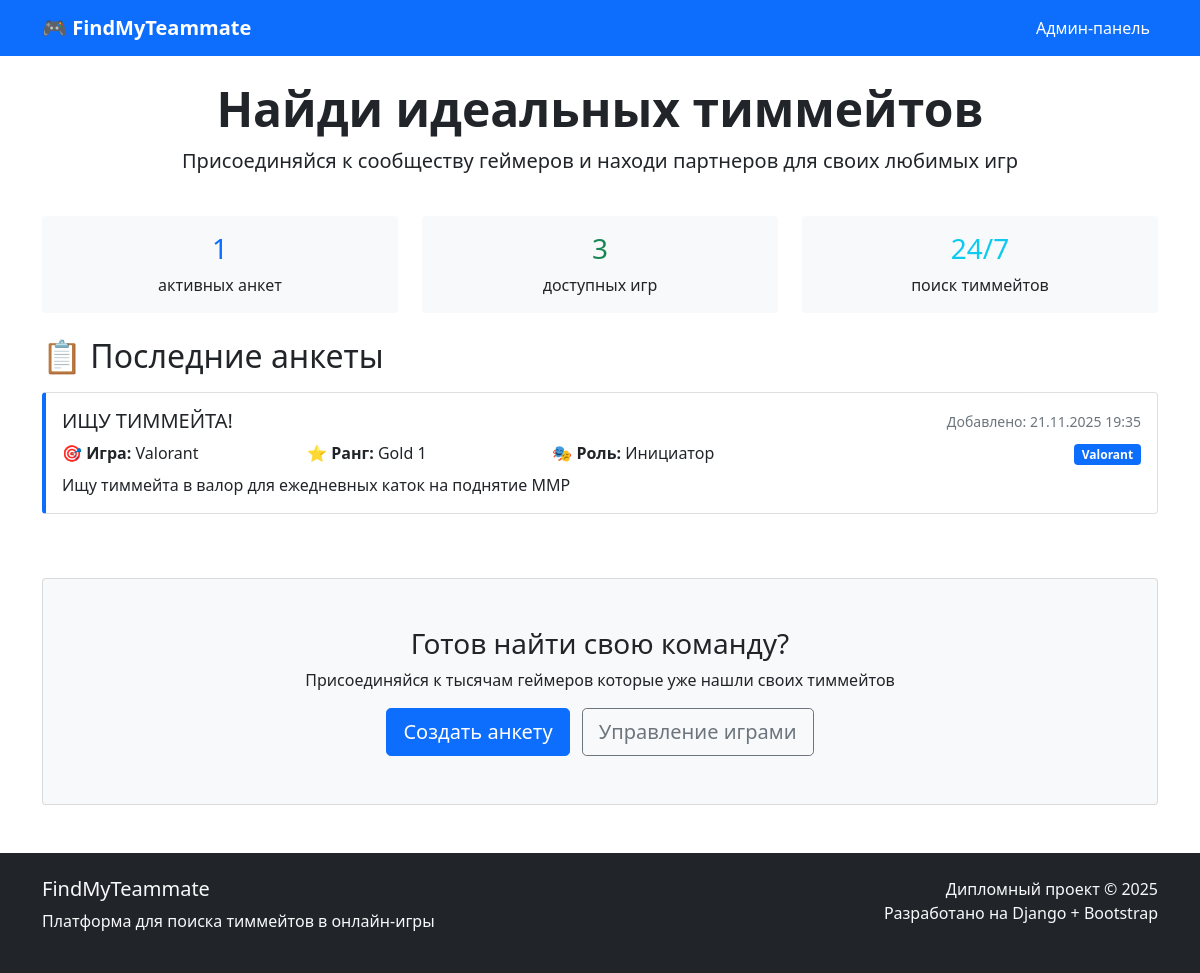
Before: / with the older database file.
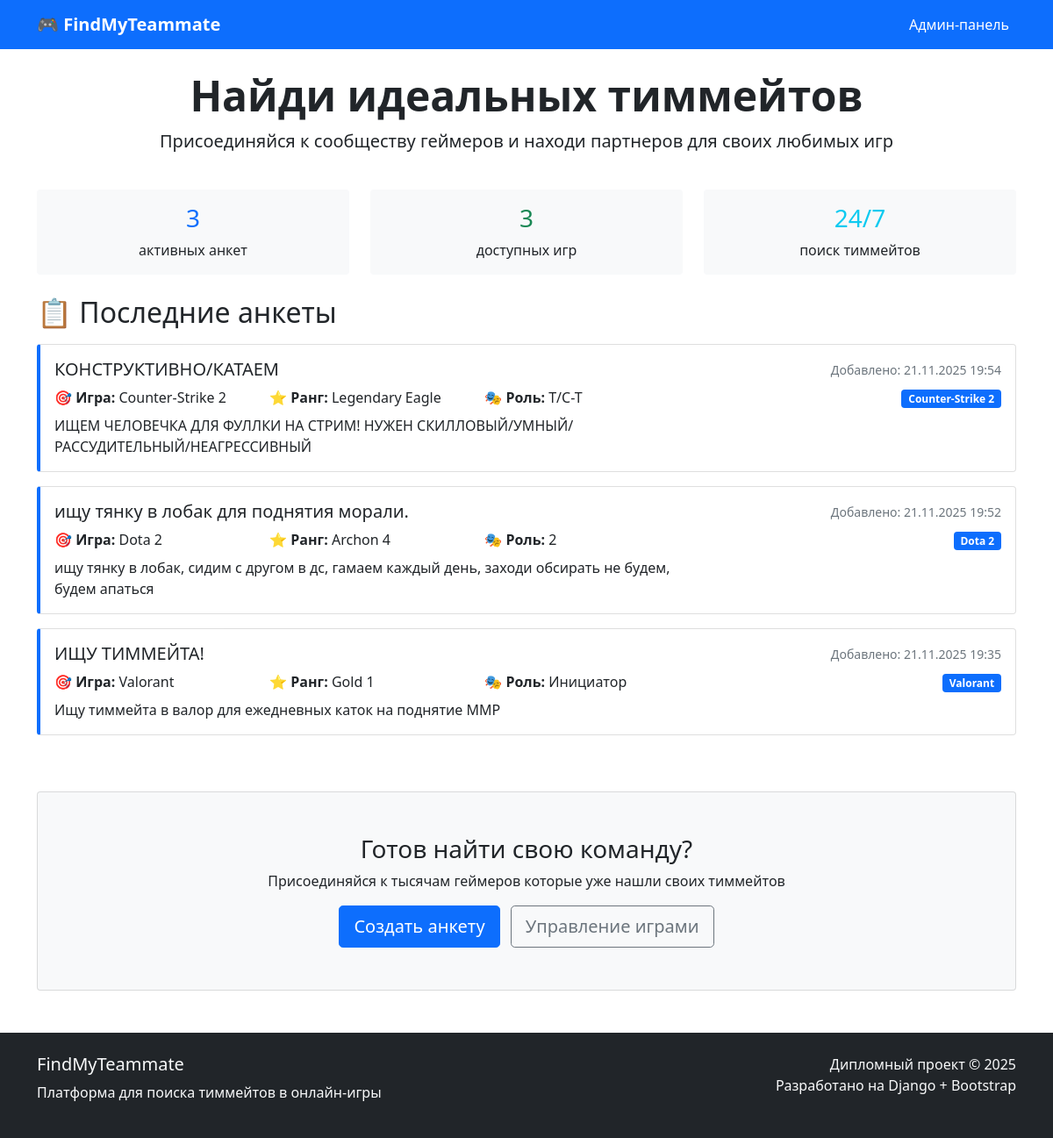
After: the same page with the newer database file.
### core/models.py (models this page shows, shortened)
class Profile(models.Model):
    user = models.OneToOneField(User, on_delete=models.CASCADE)
    game = models.ForeignKey(Game, on_delete=models.CASCADE)
    title = models.CharField(max_length=255)
    rank = models.CharField(max_length=100)
    role = models.CharField(max_length=100)
    description = models.TextField()
    created_at = models.DateTimeField(auto_now_add=True)

class Game(models.Model):
    name = models.CharField(max_length=100)

### core/views.py (the view)
# urls.py: path('', views.home, name='home'),
def home(request):
    profiles = Profile.objects.all().order_by('-created_at')  # Сортировка по дате
    return render(request, 'core/home.html', {'profiles': profiles})

### core/templates/core/home.html (shortened to what this page needs)
<!DOCTYPE html>
<html lang="ru">
<head>
    <link href="https://cdn.jsdelivr.net/npm/bootstrap@5.1.3/dist/css/bootstrap.min.css" rel="stylesheet">
</head>
<body>
    <nav class="navbar navbar-expand-lg navbar-dark bg-primary">
        <div class="container">
            <a class="navbar-brand" href="/">
                🎮 FindMyTeammate
            </a>
            <div class="navbar-nav ms-auto">
                <a class="nav-link text-white" href="/admin">Админ-панель</a>
            </div>
        </div>
    </nav>
    <div class="container mt-4">
        <div class="row mb-4">
            <div class="col-12 text-center">
                <h1 class="display-5 fw-bold">Найди идеальных тиммейтов</h1>
                <p class="lead">Присоединяйся к сообществу геймеров и находи партнеров для своих любимых игр</p>
            </div>
        </div>
        <div class="row mb-4">
            <div class="col-md-4 text-center">
                <div class="card border-0 bg-light">
                    <div class="card-body">
                        <h3 class="text-primary">{{ profiles.count }}</h3>
                        <p class="mb-0">активных анкет</p>
                    </div>
                </div>
            </div>
            <div class="col-md-4 text-center">
                <div class="card border-0 bg-light">
                    <div class="card-body">
                        <h3 class="text-success">3</h3>
                        <p class="mb-0">доступных игр</p>
                    </div>
                </div>
            </div>
            <div class="col-md-4 text-center">
                <div class="card border-0 bg-light">
                    <div class="card-body">
                        <h3 class="text-info">24/7</h3>
                        <p class="mb-0">поиск тиммейтов</p>
                    </div>
                </div>
            </div>
        </div>
        <div class="row">
            <div class="col-12">
                <h2 class="mb-3">📋 Последние анкеты</h2>
                {% for profile in profiles %}
                <div class="card game-card mb-3">
                    <div class="card-body">
                        <div class="row">
                            <div class="col-md-8">
                                <h5 class="card-title">{{ profile.title }}</h5>
                                <div class="row mb-2">
                                    <div class="col-sm-4">
                                        <strong>🎯 Игра:</strong> {{ profile.game.name }}
                                    </div>
                                    <div class="col-sm-4">
                                        <strong>⭐ Ранг:</strong> {{ profile.rank }}
                                    </div>
                                    <div class="col-sm-4">
                                        <strong>🎭 Роль:</strong> {{ profile.role }}
                                    </div>
                                </div>
                                <p class="card-text">{{ profile.description }}</p>
                            </div>
                            <div class="col-md-4 text-end">
                                <small class="text-muted">Добавлено: {{ profile.created_at|date:"d.m.Y H:i" }}</small>
                                <div class="mt-2">
                                    <span class="badge bg-primary">{{ profile.game.name }}</span>
                                </div>
                            </div>
                        </div>
                    </div>
                </div>
                {% endfor %}
            </div>
        </div>
        <div class="row mt-5">
            <div class="col-12 text-center">
                <div class="card bg-light">
                    <div class="card-body py-5">
                        <h3>Готов найти свою команду?</h3>
                        <p class="mb-3">Присоединяйся к тысячам геймеров которые уже нашли своих тиммейтов</p>
                        <a href="/admin/core/profile/add/" class="btn btn-primary btn-lg me-2">Создать анкету</a>
                        <a href="/admin/core/game/" class="btn btn-outline-secondary btn-lg">Управление играми</a>
                    </div>
                </div>
            </div>
        </div>
    </div>
    <footer class="bg-dark text-light mt-5 py-4">
        <div class="container">
            <div class="row">
                <div class="col-md-6">
                    <h5>FindMyTeammate</h5>
                    <p>Платформа для поиска тиммейтов в онлайн-игры</p>
                </div>
                <div class="col-md-6 text-end">
                    <p class="mb-0">Дипломный проект &copy; 2025</p>
                    <p class="mb-0">Разработано на Django + Bootstrap</p>
                </div>
            </div>
        </div>
    </footer>
</body>
</html>

### core/templates/core/home.html (style rules this page uses)
.game-card { transition: transform 0.2s; border-left: 4px solid #0d6efd; }
.navbar-brand { font-weight: bold; }

Changed rows visible on the page:
added Profile: title "КОНСТРУКТИВНО/КАТАЕМ", game.name "Counter-Strike 2", rank "Legendary Eagle", role "T/C-T", description "ИЩЕМ ЧЕЛОВЕЧКА ДЛЯ ФУЛЛКИ НА СТРИМ! НУЖЕН СКИЛЛОВЫЙ/УМНЫЙ/РАССУДИТЕЛЬНЫЙ/НЕАГРЕССИВНЫЙ", created_at "21.11.2025 19:54"
added Profile: title "ищу тянку в лобак для поднятия морали.", game.name "Dota 2", rank "Archon 4", role "2", description "ищу тянку в лобак, сидим с другом в дс, гамаем каждый день, заходи обсирать не будем, будем апаться", created_at "21.11.2025 19:52"
Other visible differences:
{{ profiles.count }}: "1" → "3"
